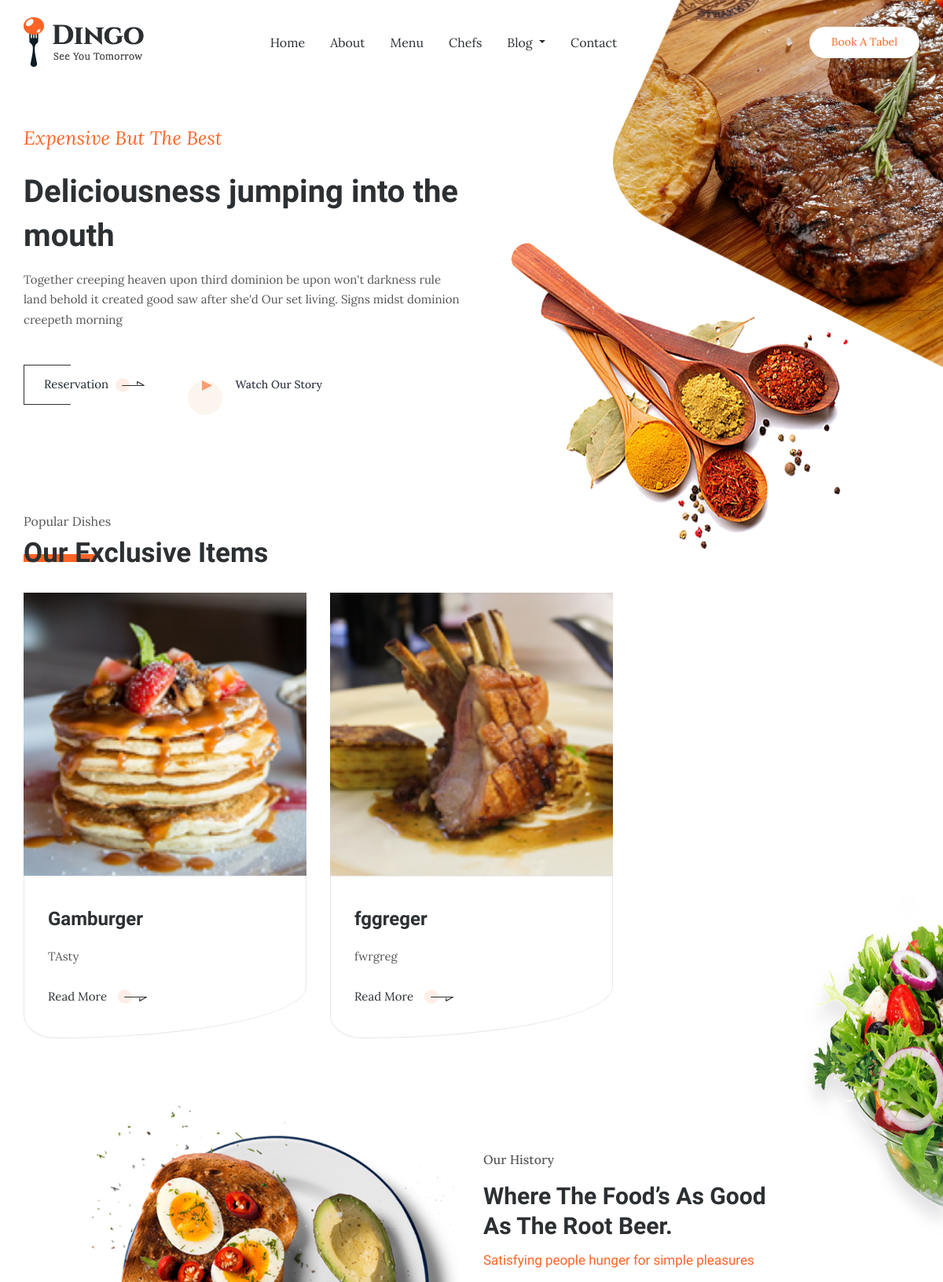
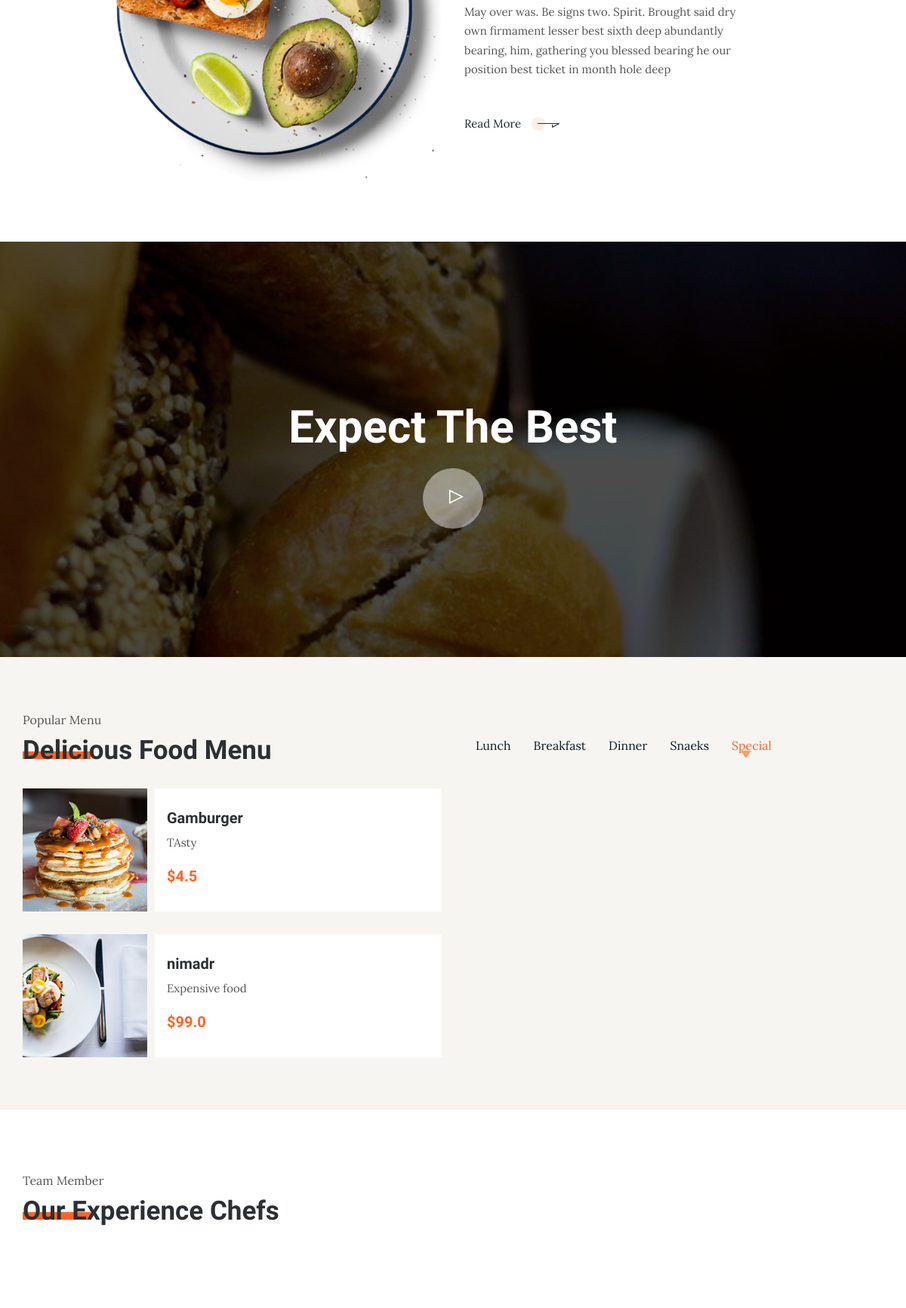
The page / (upper part) on the database its author committed (2 pictures, top to bottom).
### dingoapp/models.py (models this page shows, shortened)
class FoodModel(models.Model):
    title = models.CharField(verbose_name='Title', max_length=155)
    about = models.TextField(verbose_name='About')
    exclusive = models.BooleanField(verbose_name='Exclusive', default=False)
    price = models.FloatField(verbose_name='Price',
                              validators=(
                                  MinValueValidator(0),
                                  MaxValueValidator(999)
                              ))
    picture = models.ImageField(upload_to='food/')
    created = models.DateTimeField(verbose_name='Created', auto_now_add=True)
    updated = models.DateTimeField(verbose_name='Updated', auto_now=True)
    category = models.ManyToManyField('Category', verbose_name='Category')
    tags = models.ManyToManyField(TagModel, verbose_name='Tags', blank=True)

class Category(models.Model):
    category_name = models.CharField('Category name', max_length=150)
    created = models.DateTimeField(verbose_name='Created', auto_now_add=True)
    updated = models.DateTimeField(verbose_name='Updated', auto_now=True)
    class Meta:
        ordering = ['created']
        verbose_name = 'Category'
        verbose_name_plural = 'CCategories'

### dingoapp/views.py (the view)
# urls.py: path('', index, name='home'),
def index(request):
    exfoods = FoodModel.objects.filter(exclusive=True)[:3]
    category = Category.objects.all()
    cat = request.GET.get('cat')
    chefs = Chefs.objects.filter(level__ch_level='Chef Master')[:3]
    if cat is None:
        cat = 'Special'
    foods = FoodModel.objects.filter(category__category_name=cat)[:6]
    tags = FoodModel.objects.filter(tags__tag='Food news')[:3]
    booking_form = BookingForm()
    if request.method == 'POST':
        form = BookingForm(request.POST)
        if form.is_valid():
            form.save()
            return redirect('home')
    context = {'home_menu': 'home_menu',
               'foods3': foods[:3],
               'foods6': foods[3:6],
               'tags': tags,
               'exfoods': exfoods,
               'categories': category,
               'cat': cat,
               'chefs': chefs,
               'form': booking_form
               }
    return render(request, 'index.html', context)

### templates/index.html (shortened to what this page needs)
{% extends 'base.html' %}
{% load static %}
{% block content %}
    <section class="banner_part">
        <div class="container">
            <div class="row align-items-center">
                <div class="col-lg-6">
                    <div class="banner_text">
                        <div class="banner_text_iner">
                            <h5>Expensive but the best</h5>
                            <h1>Deliciousness jumping into the mouth</h1>
                            <p>Together creeping heaven upon third dominion be upon won't darkness rule land
                                behold it created good saw after she'd Our set living. Signs midst dominion
                                creepeth morning</p>
                            <div class="banner_btn">
                                <div class="banner_btn_iner">
                                    <a href="#" class="btn_2">Reservation <img src="{% static 'img/icon/left_1.svg' %}"
                                                                               alt=""></a>
                                </div>
                                <a href="https://www.youtube.com/watch?v=pBFQdxA-apI" class="popup-youtube video_popup">
                                    <span><img src="{% static 'img/icon/play.svg' %}" alt=""></span> Watch our story</a>
                            </div>
                        </div>
                    </div>
                </div>
            </div>
        </div>
    </section>
    <section class="exclusive_item_part blog_item_section">
        <div class="container">
            <div class="row">
                <div class="col-xl-5">
                    <div class="section_tittle">
                        <p>Popular Dishes</p>
                        <h2>Our Exclusive Items</h2>
                    </div>
                </div>
            </div>
            <div class="row">
                {% for food in exfoods %}
                    <div class="col-sm-6 col-lg-4">
                        <div class="single_blog_item">
                            <div class="single_blog_img"
                                 style="background-image: url('{{ food.picture.url }}'); width: 100%; height: 360px; background-size: cover ">
                            </div>
                            <div class="single_blog_text">
                                <h3>{{ food.title }}</h3>
                                <p> {{ food.about }} </p>
                                <a href="#" class="btn_3">Read More <img src="{% static 'img/icon/left_2.svg' %}"
                                                                         alt=""></a>
                            </div>
                        </div>
                    </div>
                {% endfor %}
            </div>
        </div>
    </section>
    <section class="about_part">
        <div class="container-fluid">
            <div class="row align-items-center">
                <div class="col-sm-4 col-lg-5 offset-lg-1">
                    <div class="about_img">
                        <img src="{% static 'img/about.png' %}" alt="">
                    </div>
                </div>
                <div class="col-sm-8 col-lg-4">
                    <div class="about_text">
                        <h5>Our History</h5>
                        <h2>Where The Food’s As Good
                            As The Root Beer.</h2>
                        <h4>Satisfying people hunger for simple pleasures</h4>
                        <p>May over was. Be signs two. Spirit. Brought said dry own firmament lesser best sixth deep
                            abundantly bearing, him, gathering you
                            blessed bearing he our position best ticket in month hole deep </p>
                        <a href="#" class="btn_3">Read More <img src="{% static 'img/icon/left_2.svg' %}" alt=""></a>
                    </div>
                </div>
            </div>
        </div>
    </section>
    <section class="intro_video_bg">
        <div class="container">
            <div class="row">
                <div class="col-lg-12">
                    <div class="intro_video_iner text-center">
                        <h2>Expect The Best</h2>
                        <div class="intro_video_icon">
                            <a id="play-video_1" class="video-play-button popup-youtube"
                               href="https://www.youtube.com/watch?v=pBFQdxA-apI">
                                <span class="ti-control-play"></span>
                            </a>
                        </div>
                    </div>
                </div>
            </div>
        </div>
    </section>
    <section class="food_menu gray_bg">
        <div class="container">
            <div class="row justify-content-between">
                <div class="col-lg-5">
                    <div class="section_tittle">
                        <p>Popular Menu</p>
                        <h2>Delicious Food Menu</h2>
                    </div>
                </div>
                <div class="col-lg-6">
                    <div class="nav nav-tabs food_menu_nav" id="myTab" role="tablist">
                        {% for category in categories %}
                            {% if category.category_name == cat %}
                                <a class="active"
                                   href="/?cat={{ category.category_name }}#myTab">{{ category.category_name }}<img
                                        src="{% static 'img/icon/play.svg' %}" alt="play>"></a>
                            {% else %}
                                <a href="/?cat={{ category.category_name }}#myTab">{{ category.category_name }}</a>
                            {% endif %}
                        {% endfor %}
                    </div>
                </div>
                <div class="col-lg-12">
                    <div class="tab-content" id="myTabContent">
                        <div class="tab-pane fade show active single-member" id="Special" role="tabpanel"
                             aria-labelledby="Special-tab">
                            <div class="row">
                                <div class="col-sm-6 col-lg-6">
                                    {% for food in foods3 %}
                                        <div class="single_food_item media">
                                            <img src="{{ food.picture.url }}" class="mr-3"
                                                 alt="...">
                                            <div class="media-body align-self-center">
                                                <h3>{{ food.title }}</h3>
                                                <p>{{ food.about }}</p>
                                                <h5>${{ food.price }}</h5>
                                            </div>
                                        </div>
                                    {% endfor %}
                                </div>
                                <div class="col-sm-6 col-lg-6">
                                </div>
                            </div>
                        </div>
                    </div>
                </div>
            </div>
        </div>
    </section>
    <section class="chefs_part blog_item_section section_padding">
        <div class="container">
            <div class="row">
                <div class="col-xl-5">
                    <div class="section_tittle">
                        <p>Team Member</p>
                        <h2>Our Experience Chefs</h2>
                    </div>
                </div>
            </div>
    </section>
{% endblock %}

### templates/base.html (shortened to what this page needs)
{% load static %}
<html lang="en">
<head>
    <link rel="stylesheet" href="{%static 'css/bootstrap.min.css'%}">
    <link rel="stylesheet" href="{%static 'css/animate.css'%}">
    <link rel="stylesheet" href="{%static 'css/owl.carousel.min.css'%}">
    <link rel="stylesheet" href="{%static 'css/themify-icons.css'%}">
    <link rel="stylesheet" href="{%static 'css/flaticon.css'%}">
    <link rel="stylesheet" href="{%static 'css/magnific-popup.css'%}">
    <link rel="stylesheet" href="{%static 'css/slick.css'%}">
    <link rel="stylesheet" href="{%static 'css/gijgo.min.css'%}">
    <link rel="stylesheet" href="{%static 'css/nice-select.css'%}">
    <link rel="stylesheet" href="{%static 'css/all.css'%}">
    <link rel="stylesheet" href="{%static 'css/style.css'%}">
</head>
<body>
    <header class="main_menu {{home_menu}}">
        <div class="container">
            <div class="row align-items-center">
                <div class="col-lg-12">
                    <nav class="navbar navbar-expand-lg navbar-light">
                        <a class="navbar-brand" href="{%url 'home'%}"> <img src="{% static 'img/logo.png'%}" alt="logo"> </a>
                        <div class="collapse navbar-collapse main-menu-item justify-content-end"
                            id="navbarSupportedContent">
                            <ul class="navbar-nav">
                                <li class="nav-item">
                                    <a class="nav-link" href="{% url 'home' %}">Home</a>
                                </li>
                                <li class="nav-item">
                                    <a class="nav-link" href="{% url 'about' %}">About</a>
                                </li>
                                <li class="nav-item">
                                    <a class="nav-link" href="{% url 'menu' %}">Menu</a>
                                </li>
                                <li class="nav-item">
                                    <a class="nav-link" href="{% url 'chefs' %}">Chefs</a>
                                </li>
                                <li class="nav-item dropdown">
                                    <a class="nav-link dropdown-toggle" href="{% url 'blog' %}" id="navbarDropdown" role="button" data-toggle="dropdown" aria-haspopup="true" aria-expanded="false">
                                        Blog
                                    </a>
                                </li>
                                <li class="nav-item">
                                    <a class="nav-link" href="{% url 'contact' %}">Contact</a>
                                </li>
                            </ul>
                        </div>
                        <div class="menu_btn">
                            <a href="#" class="btn_1 d-none d-sm-block">book a tabel</a>
                        </div>
                    </nav>
                </div>
            </div>
        </div>
    </header>
{% block content %}
{% endblock %}
</body>
</html>

### rows shown on the page
FoodModel: picture (picture), title "Gamburger", about "TAsty", price "4.5"
FoodModel: picture (picture), title "fggreger", about "fwrgreg"
Category: category_name "Lunch"
Category: category_name "Breakfast"
Category: category_name "Dinner"
Category: category_name "Snaeks"
Category: category_name "Special"
FoodModel: picture (picture), title "nimadr", about "Expensive food", price "99.0"
